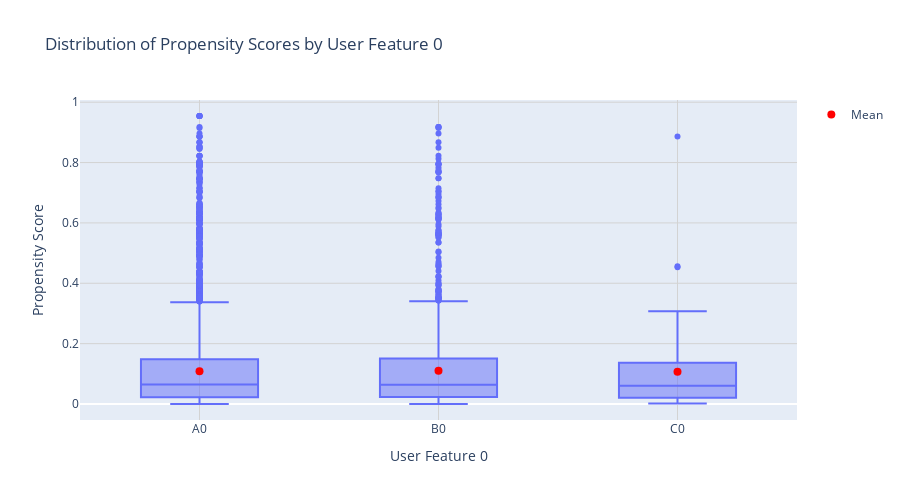
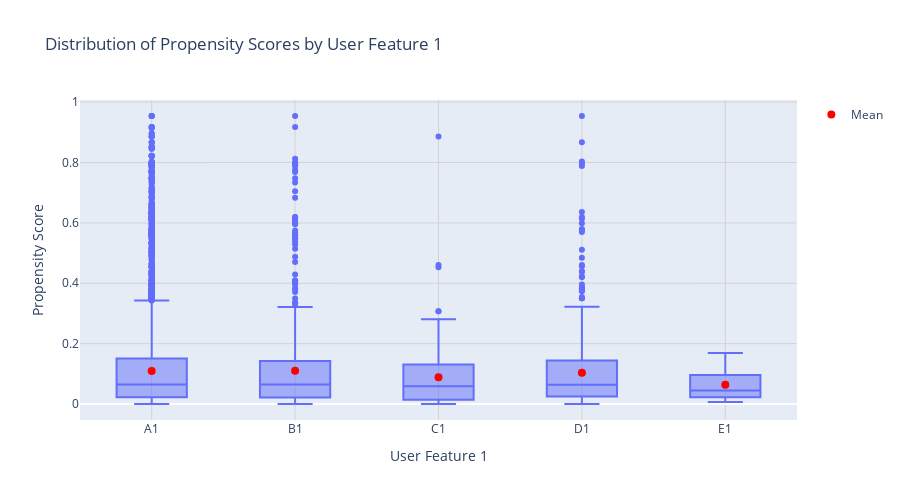
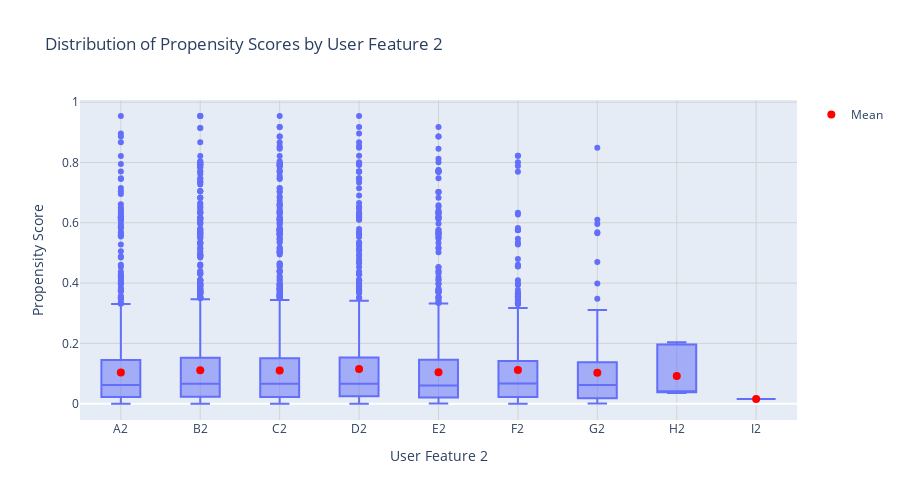

Notebook code for these charts, in order:
### Markdown cell above
### Propensity Score Distribution by User Features

Loop through all user features to analyze propensity score distributions across each feature's values.

### Code cell
# Loop through all user features and create visualizations
for i in range(4):  # user_feature_0 through user_feature_3
    feature_name = f'user_feature_{i}'
    
    print(f"\n{'='*70}")
    print(f"Processing: {feature_name}")
    print(f"{'='*70}\n")
    
    # Process data and calculate statistics
    plot_df, stats_by_feature, summary_by_feature = calculate_distribution_stats(
        df=log_df_readable,
        value_col='propensity_score',
        groupby_col=feature_name,
        groupby_col_as_string=False  # Already a string/categorical
    )
    
    # Create the boxplot visualization
    fig = plot_boxplot_with_stats(
        plot_df=plot_df,
        stats_df=stats_by_feature,
        value_col='propensity_score',
        groupby_col_str=feature_name,
        title=f'Distribution of Propensity Scores by User Feature {i}',
        xlabel=f'User Feature {i}',
        ylabel='Propensity Score',
        height=500,
        show_mean_overlay=True
    )
    
    fig.show()
    
    # Print summary statistics
    print(f"\nPropensity Score Statistics by User Feature {i}:")
    print("="*60)
    display(summary_by_feature)
    print("\n")

### Figure 1 — Plotly figure (JSON) as saved in the notebook; plotly's stock layout.template omitted (floating-point values rounded to 4 significant figures; data arrays with more than 128 entries replaced by an {"elided": "..."} marker saying what was removed)
{"data": [{"alignmentgroup": "True", "hovertemplate": "<b>User Feature 0: %{x}</b><br>Propensity Score: %{y:.4f}<br><extra></extra>", "legendgroup": "", "marker": {"color": "#636efa"}, "name": "", "notched": false, "offsetgroup": "", "orientation": "v", "showlegend": false, "type": "box", "x": {"elided": "10000 str values"}, "x0": " ", "xaxis": "x", "y": {"elided": "10000 float values"}, "y0": " ", "yaxis": "y"}, {"customdata": [[0.02235, 0.0646, 0.1486, 0.7041], [0.02332, 0.06381, 0.1505, 0.7675], [0.02204, 0.06044, 0.1368, 0.5939]], "hovertemplate": "<b>User Feature 0: %{x}</b><br>Mean: %{y:.4f}<br>p25: %{customdata[0]:.4f}<br>p50: %{customdata[1]:.4f}<br>p75: %{customdata[2]:.4f}<br>p99: %{customdata[3]:.4f}<br><extra></extra>", "marker": {"color": "red", "size": 8, "symbol": "circle"}, "mode": "markers", "name": "Mean", "type": "scatter", "x": ["A0", "B0", "C0"], "y": [0.1086, 0.1102, 0.107]}], "layout": {"boxmode": "group", "height": 500, "hovermode": "closest", "legend": {"tracegroupgap": 0}, "showlegend": true, "title": {"text": "Distribution of Propensity Scores by User Feature 0"}, "xaxis": {"anchor": "y", "categoryorder": "category ascending", "domain": [0, 1], "gridcolor": "lightgray", "gridwidth": 1, "showgrid": true, "title": {"text": "User Feature 0"}, "type": "category"}, "yaxis": {"anchor": "x", "domain": [0, 1], "gridcolor": "lightgray", "gridwidth": 1, "showgrid": true, "title": {"text": "Propensity Score"}}}}

### Figure 2 — Plotly figure (JSON) as saved in the notebook; plotly's stock layout.template omitted (floating-point values rounded to 4 significant figures; data arrays with more than 128 entries replaced by an {"elided": "..."} marker saying what was removed)
{"data": [{"alignmentgroup": "True", "hovertemplate": "<b>User Feature 1: %{x}</b><br>Propensity Score: %{y:.4f}<br><extra></extra>", "legendgroup": "", "marker": {"color": "#636efa"}, "name": "", "notched": false, "offsetgroup": "", "orientation": "v", "showlegend": false, "type": "box", "x": {"elided": "10000 str values"}, "x0": " ", "xaxis": "x", "y": {"elided": "10000 float values"}, "y0": " ", "yaxis": "y"}, {"customdata": [[0.02244, 0.06476, 0.1506, 0.7146], [0.02196, 0.06442, 0.1428, 0.7578], [0.01433, 0.05882, 0.1305, 0.4578], [0.0249, 0.06377, 0.1438, 0.6153], [0.02788, 0.04473, 0.07165, 0.1652]], "hovertemplate": "<b>User Feature 1: %{x}</b><br>Mean: %{y:.4f}<br>p25: %{customdata[0]:.4f}<br>p50: %{customdata[1]:.4f}<br>p75: %{customdata[2]:.4f}<br>p99: %{customdata[3]:.4f}<br><extra></extra>", "marker": {"color": "red", "size": 8, "symbol": "circle"}, "mode": "markers", "name": "Mean", "type": "scatter", "x": ["A1", "B1", "C1", "D1", "E1"], "y": [0.1095, 0.1099, 0.08904, 0.1039, 0.06404]}], "layout": {"boxmode": "group", "height": 500, "hovermode": "closest", "legend": {"tracegroupgap": 0}, "showlegend": true, "title": {"text": "Distribution of Propensity Scores by User Feature 1"}, "xaxis": {"anchor": "y", "categoryorder": "category ascending", "domain": [0, 1], "gridcolor": "lightgray", "gridwidth": 1, "showgrid": true, "title": {"text": "User Feature 1"}, "type": "category"}, "yaxis": {"anchor": "x", "domain": [0, 1], "gridcolor": "lightgray", "gridwidth": 1, "showgrid": true, "title": {"text": "Propensity Score"}}}}

### Figure 3 — Plotly figure (JSON) as saved in the notebook; plotly's stock layout.template omitted (floating-point values rounded to 4 significant figures; data arrays with more than 128 entries replaced by an {"elided": "..."} marker saying what was removed)
{"data": [{"alignmentgroup": "True", "hovertemplate": "<b>User Feature 2: %{x}</b><br>Propensity Score: %{y:.4f}<br><extra></extra>", "legendgroup": "", "marker": {"color": "#636efa"}, "name": "", "notched": false, "offsetgroup": "", "orientation": "v", "showlegend": false, "type": "box", "x": {"elided": "10000 str values"}, "x0": " ", "xaxis": "x", "y": {"elided": "10000 float values"}, "y0": " ", "yaxis": "y"}, {"customdata": [[0.02178, 0.06175, 0.1452, 0.6339], [0.02266, 0.06592, 0.1521, 0.731], [0.02252, 0.06573, 0.1509, 0.7154], [0.02499, 0.0662, 0.1534, 0.7703], [0.02081, 0.05998, 0.1454, 0.6997], [0.02176, 0.0665, 0.1411, 0.6468], [0.01803, 0.06151, 0.1367, 0.6014], [0.0383, 0.03919, 0.1572, 0.2036], [0.01546, 0.01546, 0.01546, 0.01546]], "hovertemplate": "<b>User Feature 2: %{x}</b><br>Mean: %{y:.4f}<br>p25: %{customdata[0]:.4f}<br>p50: %{customdata[1]:.4f}<br>p75: %{customdata[2]:.4f}<br>p99: %{customdata[3]:.4f}<br><extra></extra>", "marker": {"color": "red", "size": 8, "symbol": "circle"}, "mode": "markers", "name": "Mean", "type": "scatter", "x": ["A2", "B2", "C2", "D2", "E2", "F2", "G2", "H2", "I2"], "y": [0.1034, 0.111, 0.1097, 0.1147, 0.1044, 0.1115, 0.1024, 0.09211, 0.01546]}], "layout": {"boxmode": "group", "height": 500, "hovermode": "closest", "legend": {"tracegroupgap": 0}, "showlegend": true, "title": {"text": "Distribution of Propensity Scores by User Feature 2"}, "xaxis": {"anchor": "y", "categoryorder": "category ascending", "domain": [0, 1], "gridcolor": "lightgray", "gridwidth": 1, "showgrid": true, "title": {"text": "User Feature 2"}, "type": "category"}, "yaxis": {"anchor": "x", "domain": [0, 1], "gridcolor": "lightgray", "gridwidth": 1, "showgrid": true, "title": {"text": "Propensity Score"}}}}
